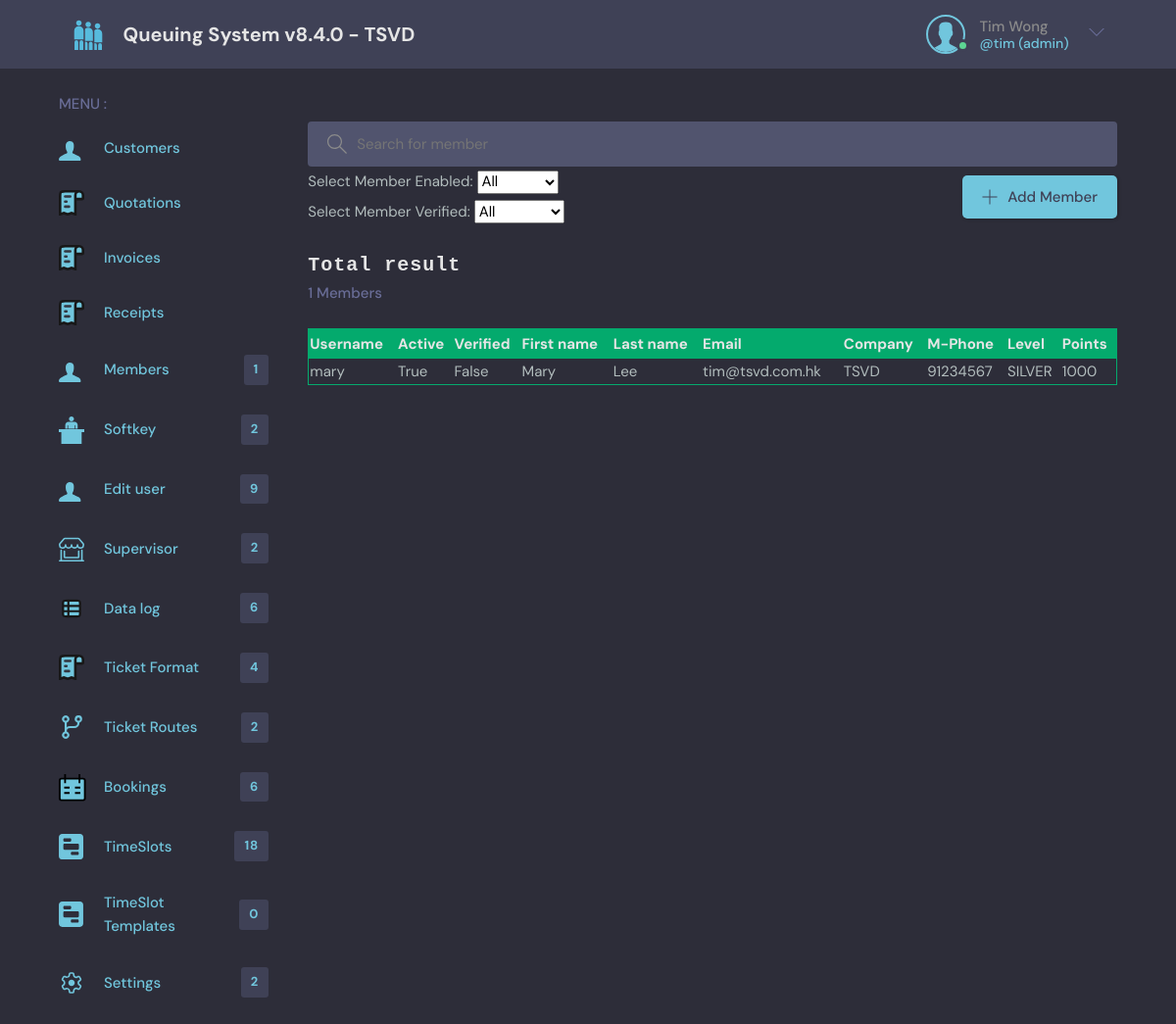
The app's page /crm/member/ (signed in), older data.
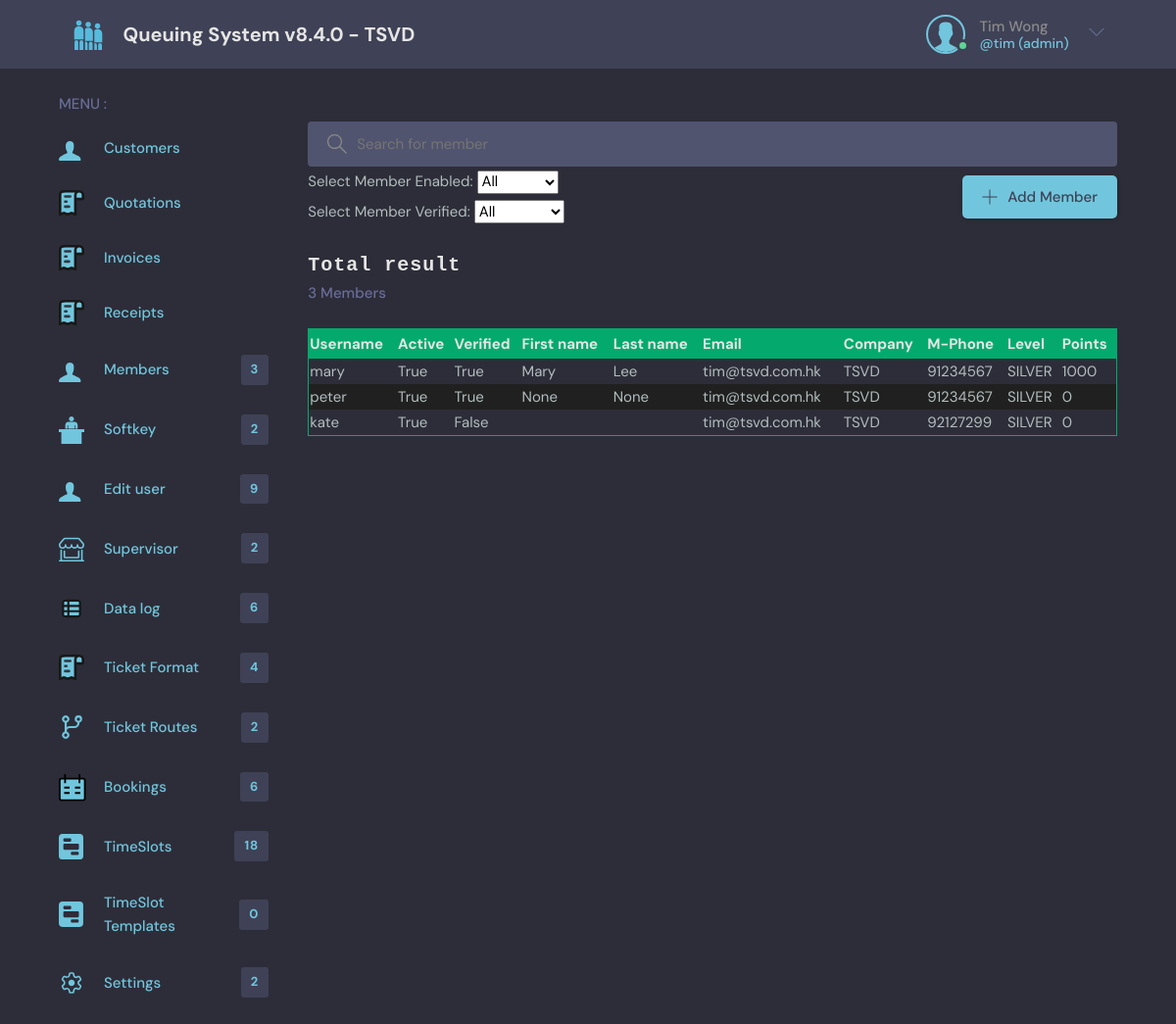
The same page, newer data.
### crm/models.py (models this page shows, shortened)
class Member(models.Model):
    company = models.ForeignKey(Company, on_delete=models.CASCADE, null=True, blank=True)
    username = models.CharField(max_length=200, null=False, unique=True)
    login = models.BooleanField(default=False, null=False)
    number = models.CharField(max_length=200, null=False, unique=True)
    password = models.CharField(max_length=200, null=False, blank=False)
    verifycode = models.CharField(max_length=200, null=True, blank=True)
    verifycode_date = models.DateTimeField(null=True, blank=True)
    verified = models.BooleanField(default=False, null=False)
    enabled = models.BooleanField(default=True, null=False)
    token = models.CharField(max_length=200, null=True, blank=True)
    tokendate = models.DateTimeField(null=True, blank=True)
    birthday = models.DateTimeField(null=True, blank=True)
    gender = models.CharField(max_length=10, null=True, blank=True)
    memberpoints = models.IntegerField(default=0)
    memberpointtotal = models.IntegerField(default=0)
    memberlevel = models.CharField(max_length=10, null=True, blank=True)
    nickname = models.CharField(max_length=200, null=True, blank=True)
    lastname = models.CharField(max_length=200, null=True, blank=True)
    firstname = models.CharField(max_length=200, null=True, blank=True)
    mobilephone_country = models.CharField(max_length=200, null=True, blank=True)
    mobilephone = models.CharField(max_length=200, null=True, blank=True)
    email = models.EmailField(null=False, blank=False) #, unique=True) # unique=True for production
    address = models.CharField(max_length=200, null=True, blank=True)
    remark = models.CharField(max_length=200, null=True, blank=True)
    createdby = models.ForeignKey(User, on_delete=models.SET_NULL, null=True, blank=True)
    updated = models.DateTimeField(auto_now=True)
    created = models.DateTimeField(auto_now_add=True) # auto_now_add just auto add once (the first created)
    class Meta:
        unique_together = ('company', 'username',)

class Company(models.Model):
    ccode = models.CharField(max_length=200, null=False, unique=True)
    enabled = models.BooleanField(default=True)
    branchs = models.ManyToManyField(Branch, related_name='branchs',  blank=True, help_text='Branch access rights',)
    timezone = models.CharField(max_length=32, null=False, default='Asia/Hong_Kong')
    name = models.TextField(null=True, blank=True)
    address = models.TextField(null=True, blank=True)
    contact_person = models.CharField(max_length=200, null=True, blank=True)
    phone = models.CharField(max_length=200, null=True, blank=True)
    email = models.EmailField(null=False, blank=False)
    domain = models.CharField(max_length=200, null=True, blank=True, help_text='Domain name for the company', default='192.168.1.22:8000')

### base/decorators.py (the view)
    def wrapper_func(request, *args, **kwargs):
        if request.user.is_authenticated == False :
            return redirect('login')
        else:
            return view_func(request, *args, **kwargs)

### crm/templates/crm/memberlist.html (shortened to what this page needs)
{% extends 'main.html' %}
{% block content %}
    <main class="layout layout--2">
      <div class="container">
        {% include 'base/menu.html' %}
        <div class="roomList" style="padding-right: 0rem;padding-left: 4rem;">
          <div class="header__search" >
            <label>
                <input id="id_q" placeholder="Search for member" value="{{q}}" />
            </label>
          </div>
          <div class="roomList__header">
            <div>
                <div class="roomListSelect">
                    Select Member Enabled:
                    <select name="sel_active" id="id_active" >
                    {% if qactive == "all" %}
                        <option value=all selected="selected">All</option>
                    {% else %}
                        <option value=all>All</option>
                    {% endif %}
                    </select><br>
                </div>
                <div class="roomListSelect">
                    Select Member Verified:
                    <select name="sel_verified" id="id_verified" >
                    {% if qverified == "all" %}
                        <option value=all selected="selected">All</option>
                    {% else %}
                        <option value=all>All</option>
                    {% endif %}
                    </select><br>
                </div>
            </div>
              <a class="btn btn--main" href="{% url 'membernew'  %}" >
                <svg version="1.1" xmlns="http://www.w3.org/2000/svg" width="32" height="32" viewBox="0 0 32 32">
                  <title>add</title>
                  <path
                    d="M16.943 0.943h-1.885v14.115h-14.115v1.885h14.115v14.115h1.885v-14.115h14.115v-1.885h-14.115v-14.115z"
                  ></path>
                </svg>
                Add Member
              </a>
            </div>
          <div class="roomList__header">
              <div style="display: flex;">
                <div style="margin-right: 2rem;">
                  <h2>Total result</h2>
                  <p>{{result_members.count}} Members</p>
                </div>
              </div>
          </div>
          <div id="userlistarea">
            {% include 'crm/memberlist_list.html' %}
          </div>
      </div>
{% endblock %}

### templates/main.html (shortened to what this page needs)
<!DOCTYPE html>
{% load static %}
<html lang="en">
  <head>
    <link rel="stylesheet" href="{% static 'styles/style.css' %}" />
  </head>
  <body>
    <div id="id_navbar">
      {% include 'navbar.html' %}
    </div>
    {% block content %}
    {% endblock %}
  </body>
</html>

### templates/navbar.html (shortened to what this page needs)
{% load static %}
<header class="header header--loggedIn">
    <div class="container">
      <a href="{% url 'home' %}" class="header__logo">
        <img src="{% static 'images/logo-q.svg' %}" />
        <h1>Queuing System v{{aqs_version}} - TSVD</h1>
      </a>
      <nav class="header__menu">
        {% if request.user.is_authenticated %}
        <div class="header__user" >
          <a href="">
            <div class="avatar avatar--medium active">
              <img src="{% static 'images/avatar.svg' %}" />
            </div>
            <p>{{request.user.first_name}} {{request.user.last_name}} <span>@{{request.user.username}} ({{request.user.groups.all.0.name}})</span></p>
          </a>
          <button class="dropdown-button">
            <svg version="1.1" xmlns="http://www.w3.org/2000/svg" width="32" height="32" viewBox="0 0 32 32">
              <title>chevron-down</title>
              <path d="M16 21l-13-13h-3l16 16 16-16h-3l-13 13z"></path>
            </svg>
          </button>
        </div>
        {% else %}
            <a href="{% url 'login' %}">
            <img src="{% static 'images/avatar.svg' %}" />
            <p>Login</p>
            </a>
        {% endif %}
      </nav>
    </div>
  </header>

### base/templates/base/menu.html
<div id="id_menu" class="topics">
    <div class="topics__header">
      <h2>Menu :</h2>
    </div>
      {% include 'base/menu-list.html' %}
  </div>

### base/templates/base/menu-list.html (shortened to what this page needs)
{% load static %}
<ul class="topics__list">
  {% if en_crm == True %}
  <li>
    <a href="{% url 'crmcustomerlist' %}" class="active">
      <div class="header__logo">
        <div class="list__svg">
        </div>
        <div>Customers</div>
      </div>
      </a>
  </li>
  <li>
    <a href="{% url 'crmquotation' %}" class="active">
      <div class="header__logo">
        <div class="list__svg">
        </div>
        <div>Quotations</div>
      </div>
      </a>
  </li>
  <li>
    <a href="{% url 'crminvoice' %}" class="active">
      <div class="header__logo">
        <div class="list__svg">
        </div>
        <div>Invoices</div>
      </div>
      </a>
  </li>
  <li>
    <a href="{% url 'crmreceipt' %}" class="active">
      <div class="header__logo">
        <div class="list__svg">
        </div>
        <div>Receipts</div>
      </div>
      </a>
  </li>
  <li>
    <a href="{% url 'crmmember' %}" class="active">
      <div class="header__logo">
        <div class="list__svg">
        </div>
        <div>Members</div>
      </div>
      <span>{{ members.count }}</span></a>
  </li>
  {% endif %}
  {% if en_queue == True %}
  <li>
    <a href="{% url 'softkeyloginb' %}" class="active">
      <div class="header__logo">
        <div class="list__svg">
        </div>
        <div>Softkey</div>
      </div>
      <span>{{ branchs.count }}</span></a>
  </li>
  {% endif %}
  {% if request.user.groups.all.0.name == 'admin' or request.user.is_superuser == True %}
    <li>
      <a href="{% url 'usersummary' %}" class="active">
        <div class="header__logo">
          <div class="list__svg">
          </div>
          <div>Edit user</div>
        </div>
        <span>{{ users.count }}</span>
      </a>
    </li>
    {% if en_queue == True %}
    <li>
      <a href="{% url 'supersummary' %}" class="active">
        <div class="header__logo">
          <div class="list__svg">
          </div>
          <div>Supervisor</div>
        </div>
        <span>{{ branchs.count }}</span>
      </a>
    </li>
    {% endif %}
    <li>
      <a href="{% url 'reports' %}" class="active">
        <div class="header__logo">
          <div class="list__svg">
          </div>
          <div>Data log</div>
        </div>
        <span>6</span>
      </a>
    </li>
    {% if en_queue == True %}
    <li>
      <a href="{% url 'tfsummary' %}" class="active">
        <div class="header__logo">
          <div class="list__svg">
          </div>
          <div>Ticket Format</div>
        </div>
        <span>{{ ticketformats.count }}</span>
      </a>
    </li>
    <li>
      <a href="{% url 'routesummary' %}" class="active">
        <div class="header__logo">
          <div class="list__svg">
          </div>
          <div>Ticket Routes</div>
        </div>
        <span>{{ routes.count }}</span>
      </a>
    </li>
    {% endif %}
    {% if en_booking == True %}
    <li>
      <a href="{% url 'bookingsummary' %}" class="active">
        <div class="header__logo">
          <div class="list__svg">
          </div>
          <div>Bookings</div>
        </div>
        <span>{{ bookings.count }}</span>
      </a>
    </li>
    <li>
      <a href="{% url 'bookingtimeslot' %}" class="active">
        <div class="header__logo">
          <div class="list__svg">
          </div>
          <div>TimeSlots</div>
        </div>
        <span>{{ timeslots.count }}</span>
      </a>
    </li>
    <li>
      <a href="{% url 'timeslottemp' %}" class="active">
        <div class="header__logo">
          <div class="list__svg">
          </div>
          <div>TimeSlot Templates</div>
        </div>
        <span>{{ temps.count }}</span>
      </a>
    </li>
    {% endif %}
    <li>
      <a href="{% url 'settingssummary' %}" class="active">
        <div class="header__logo">
          <div class="list__svg">
          </div>
          <div>Settings</div>
        </div>
        <span>{{ branchs.count }}</span>
      </a>
    </li>
  {% endif %}
</ul>

### crm/templates/crm/memberlist_list.html
{% load static %}
<table id="table-style" class="table-style-userlist">
    <thead>
        <tr>
            <th onclick="redirect('sort=username')" >Username</th>
            <th onclick="redirect('sort=active')">Active</th>
            <th onclick="redirect('sort=verified')">Verified</th>
            <th onclick="redirect('sort=fname')">First name</th>
            <th onclick="redirect('sort=lname')">Last name</th>
            <th onclick="redirect('sort=email')">Email</th>
            <th onclick="redirect('sort=company')">Company</th>
            <th onclick="redirect('sort=mobilephone')">M-Phone</th>
            <th onclick="redirect('sort=memberlevel')">Level</th>
            <th onclick="redirect('sort=memberpoints')">Points</th>
        </tr>
    </thead>
    <tbody>
    {% for member in result_members %}
        <tr onclick="window.location='{% url 'memberupdate' member.id %}' " >
            <td>{{member.username}}</td>
            <td>{% if member.enabled == True %}True{% else %}False{% endif %}</td>
            <td>{% if member.verified == True %}True{% else %}False{% endif %}</td>
            <td>{{member.firstname}}</td>
            <td>{{member.lastname}}</td>
            <td>{{member.email}}</td>
            <td>{{member.company.ccode}}</td>
            <td>{{member.mobilephone}}</td>
            <td>{{member.memberlevel}}</td>
            <td>{{member.memberpoints}}</td>
        </tr>
    {% endfor %}
    </tbody>
</table>

Row changes from the older to the newer data that the page shows:
changed Member "mary": verified "False" → "True"
added Member: username "peter", enabled "True", verified "True", firstname "None", lastname "None", email "tim@tsvd.com.hk", company.ccode "TSVD", mobilephone "91234567", memberlevel "SILVER", memberpoints "0"
added Member: username "kate", enabled "True", verified "False", email "tim@tsvd.com.hk", company.ccode "TSVD", mobilephone "92127299", memberlevel "SILVER", memberpoints "0"
Text that changed along with them:
{{ members.count }}: "1" → "3"
{{ result_members.count }}: "1" → "3"
